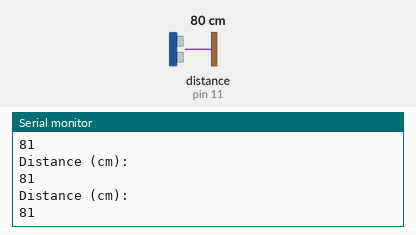
Simulated run of this sketch. Board: Arduino Uno, built with avr-gcc and run on an emulated ATmega328P. Shown: the last lines printed to the serial monitor. Inputs (shaded band) come from the test bench; at power-on: distance to the obstacle (sensor on pin 11) 80 cm. The echo pulse lasts 58.3 µs per cm.

Above: at 1.2 s.
1.3 s: distance to the obstacle (sensor on pin 11) set to 2 cm
At 1.88 s:
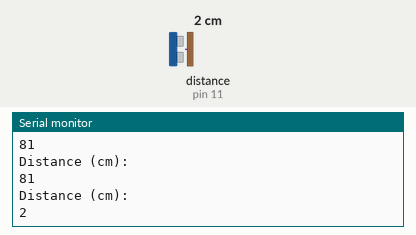
2.8 s: distance to the obstacle (sensor on pin 11) set to 4 cm
At 2.88 s:
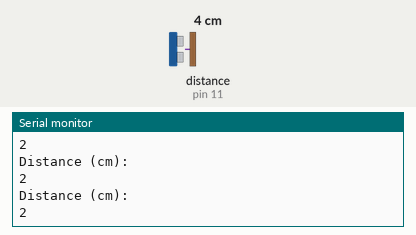
Timing chart, 0 to 5.8 s (numbered marks = the images above; inputs shaded):
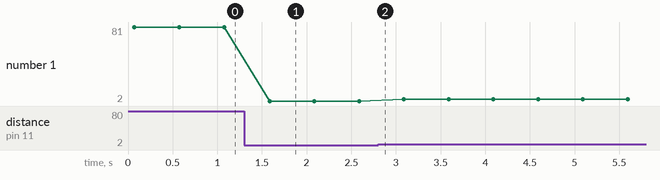

Measured:
- after the input at 1.3 s, the serial monitor: prints a new line after 0.28 s (image 1)
- plotted number 1: 81 → 2 after the input at 1.3 s, 2 → 4 after the input at 2.8 s

The sketch:

ultrasonic-ard.ino
```cpp
#include <NewPing.h>

#define TRIG_PIN 10
#define ECHO_PIN 11
#define MAX_DIS 400

NewPing sonar(TRIG_PIN, ECHO_PIN, MAX_DIS);

void setup() {
    Serial.begin(9600);
    delay(50);
}

void loop() {
    Serial.println("Distance (cm): ");
    Serial.println(sonar.ping_cm());
    delay(500);
}
```
